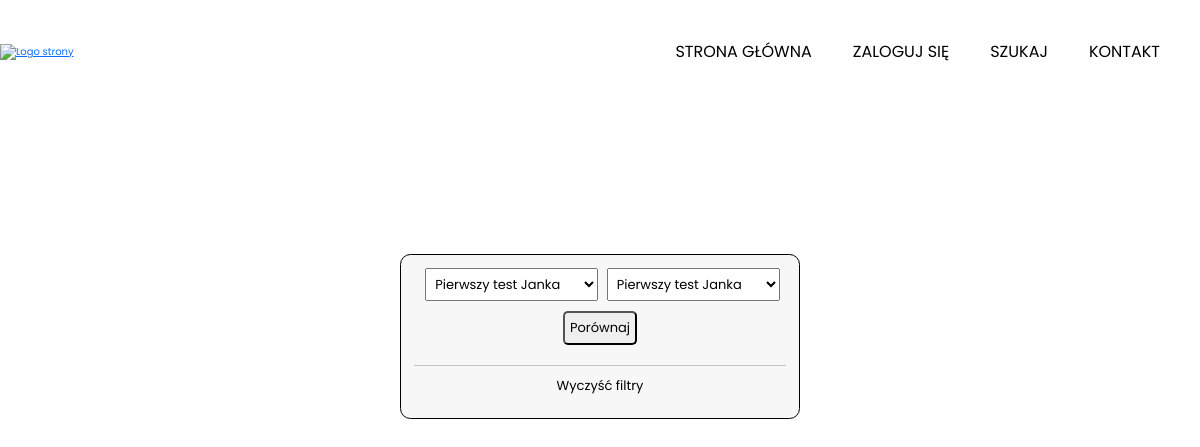
Page /profil/porownaj/?query1=14&query2=14 on the earlier database version.
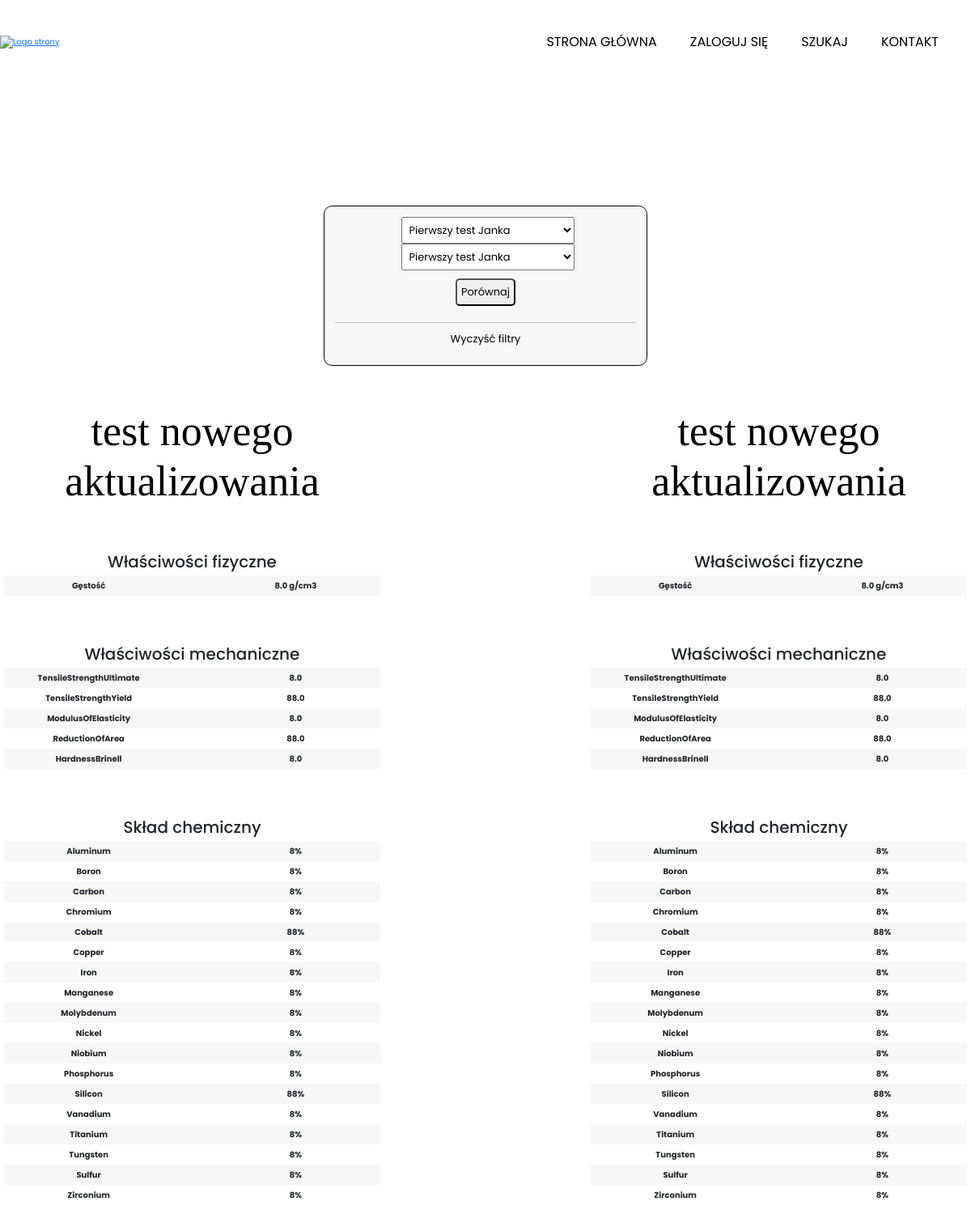
Same page on the later database version.
### uzytkownik/models.py (models this page shows, shortened)
class GatunekUzytkownika(models.Model):
    kategoria = models.ForeignKey(
        Kategorie, related_name='gatunki_uzytkownika', on_delete=models.CASCADE, null=True, blank=True)
    nazwa = models.CharField(max_length=255)
    gestosc = models.FloatField()
    Aluminum = models.CharField(max_length=20, null=True, blank=True)
    Boron = models.CharField(max_length=20, null=True, blank=True)
    Carbon = models.CharField(max_length=20, null=True, blank=True)
    Chromium = models.CharField(max_length=20, null=True, blank=True)
    Copper = models.CharField(max_length=20, null=True, blank=True)
    Cobalt = models.CharField(max_length=20, null=True, blank=True)
    Iron = models.CharField(max_length=20, null=True, blank=True)
    Manganese = models.CharField(max_length=20, null=True, blank=True)
    Nickel = models.CharField(max_length=20, null=True, blank=True)
    Phosphorus = models.CharField(max_length=20, null=True, blank=True)
    Silicon = models.CharField(max_length=20, null=True, blank=True)
    Vanadium = models.CharField(max_length=20, null=True, blank=True)
    Tungsten = models.CharField(max_length=20, null=True, blank=True)
    Molybdenum = models.CharField(max_length=20, null=True, blank=True)
    Niobium = models.CharField(max_length=20, null=True, blank=True)
    Titanium = models.CharField(max_length=20, null=True, blank=True)
    Sulfur = models.CharField(max_length=20, null=True, blank=True)
    Zirconium = models.CharField(max_length=20, null=True, blank=True)
    informacje_dodatkowe = models.TextField(
        max_length=500, null=True, blank=True)
    TensileStrengthUltimate = models.FloatField(null=True, blank=True)
    TensileStrengthYield = models.FloatField(null=True, blank=True)
    ElongationAtBreak = models.FloatField(null=True, blank=True)
    ModulusOfElasticity = models.FloatField(null=True, blank=True)
    ReductionOfArea = models.FloatField(null=True, blank=True)
    HardnessRockwellB = models.FloatField(null=True, blank=True)
    HardnessBrinell = models.FloatField(null=True, blank=True)
    HardnessKnoop = models.FloatField(null=True, blank=True)
    stworzony_przez = models.ForeignKey(
        User, related_name="stworzone_gatunki_uzytkownika", on_delete=models.CASCADE)
    slug = models.SlugField(default="", null=False,
                            db_index=True, unique=True)
    class Meta:
        verbose_name_plural = "Gatunek Użytkownika"
    def to_dict_sklad_chemiczny(self):
        return {
            "Aluminum": self.Aluminum,
            "Boron": self.Boron,
            "Carbon": self.Carbon,
            "Chromium": self.Chromium,
            "Cobalt": self.Cobalt,
            "Copper": self.Copper,
            "Iron": self.Iron,
            "Manganese": self.Manganese,
            "Molybdenum": self.Molybdenum,
            "Nickel": self.Nickel,
            "Niobium": self.Niobium,
            "Phosphorus": self.Phosphorus,
            "Silicon": self.Silicon,
            "Vanadium": self.Vanadium,
            "Titanium": self.Titanium,
            "Tungsten": self.Tungsten,
            "Sulfur": self.Sulfur,
            "Zirconium": self.Zirconium,
        }
    def to_dict_mechaniczne(self):
        return {
            "TensileStrengthUltimate": self.TensileStrengthUltimate,
            "TensileStrengthYield": self.TensileStrengthYield,
            "ElongationAtBreak": self.ElongationAtBreak,
            "ModulusOfElasticity": self.ModulusOfElasticity,
            "ReductionOfArea": self.ReductionOfArea,
            "HardnessRockwellB": self.HardnessRockwellB,
            "HardnessBrinell": self.HardnessBrinell,
        }
    def __str__(self):
        return f"{self.nazwa}"

### uzytkownik/views.py (the view)
# urls.py: path("porownaj/", views.porownaj_rekordy, name="porownaj"),
def porownaj_rekordy(request):
    rekordy = GatunekUzytkownika.objects.all()
    wynik1 = GatunekUzytkownika.objects.all()
    wynik2 = GatunekUzytkownika.objects.all()
    query1 = request.GET.get('query1', '')
    query2 = request.GET.get('query2', '')
    sklad_chemiczny_list1 = None
    wl_mechaniczne1 = None
    sklad_chemiczny_list2 = None
    wl_mechaniczne2 = None
    licznik = wynik1.count()
    if query1:
        wynik1 = GatunekUzytkownika.objects.filter(pk=query1)
        sklad_chemiczny_list1 = [result.to_dict_sklad_chemiczny()
                                 for result in wynik1]
        wl_mechaniczne1 = [result.to_dict_mechaniczne()
                           for result in wynik1]
        licznik = 0
    if query2:
        wynik2 = GatunekUzytkownika.objects.filter(pk=query2)
        sklad_chemiczny_list2 = [result.to_dict_sklad_chemiczny()
                                 for result in wynik2]
        wl_mechaniczne2 = [result.to_dict_mechaniczne()
                           for result in wynik2]
        licznik = 0
    return render(request, 'uzytkownik/porownaj.html', {
        "rekordy": rekordy,
        "wynik1": wynik1,
        "wynik2": wynik2,
        "sklad_chemiczny_list1": sklad_chemiczny_list1,
        "wl_mechaniczne1": wl_mechaniczne1,
        "sklad_chemiczny_list2": sklad_chemiczny_list2,
        "wl_mechaniczne2": wl_mechaniczne2,
        "licznik": licznik,
    })

### uzytkownik/templates/uzytkownik/porownaj.html (shortened to what this page needs)
{% extends "base.html" %}
{% load static %}
{% block content %}
<form action="{% url "uzytkownik:porownaj" %}" class="formularz-wpisu">
    <div class="compare-bar">
        <form class="formularz-porownania" method="get" action="{% url "uzytkownik:porownaj" %}">
            <div class="custom-select">
                <select name="query1" value="{{ query1 }}">
                    {% for rekord in rekordy %}
                        <option value="{{rekord.pk}}"> {{rekord}}</option>
                    {% endfor %}
                </select>
                <select name="query2" value="{{ query2 }}">
                    {% for rekord in rekordy %}
                        <option value="{{rekord.pk}}"> {{rekord}}</option>
                    {% endfor %}
                </select>
            </div>
            <button>Porównaj</button>
        </form>
        <hr>
        <ul class="lista-utility">
            <li><a href="{% url "uzytkownik:porownaj" %}" class="przycisk-utility">Wyczyść filtry</a></li>
        </ul>
    </div>
    <div class="porownianie-wrapper">
        {% if licznik > 1 %}
            <div style="margin-left: auto; margin-right: auto;"><h3>Wybierz dane do porównania</h3></div>
        {% else %}
            {% for wynik in wynik1 %}
                <div class="porownanie-1">
                    <h1><a href="{% url "uzytkownik:gatunek-uzytkownika-detail" wynik.slug %}" class="h1-link">{{ wynik.nazwa }}</a></h1>
                    <div class="tabela">
                        <h2>Właściwości fizyczne</h2>
                        <div class="kafelek">
                            <div class="komorka-lewa">
                                Gęstość
                            </div>
                            <div class="komorka-prawa">
                                {{ wynik.gestosc }} g/cm3
                            </div>
                        </div>
                    </div>
                    {% if wl_mechaniczne1 %}
                        <div class="tabela">
                            <h2>Właściwości mechaniczne</h2>
                            {% for mechaniczne in wl_mechaniczne1 %}
                                {% for key, value in mechaniczne.items %}
                                    {% if value == None %}
                                    {% else %}
                                        <div class="kafelek">
                                            <div class="komorka-lewa">
                                                {{ key }}
                                            </div>
                                            <div class="komorka-prawa">
                                                {{ value }}
                                            </div>
                                        </div>
                                    {% endif %}
                                {% endfor %}
                            {% endfor %}
                        </div>
                    {% else %}
                        <div class="tabela">
                            <h2>Brak właściwości mechanicznych do wyświetlenia</h2>
                        </div>
                    {% endif %}
                    {% if sklad_chemiczny_list1 %}
                        <div class="tabela">
                            <h2>Skład chemiczny</h2>
                            {% for sklad_chemiczny in sklad_chemiczny_list1 %}
                                {% for key, value in sklad_chemiczny.items %}
                                    {% if value == None %}
                                    {% else %}
                                        <div class="kafelek">
                                            <div class="komorka-lewa">
                                                {{ key }}
                                            </div>
                                            <div class="komorka-prawa">
                                                {{ value }}%
                                            </div>
                                        </div>
                                    {% endif %}
                                {% endfor %}
                            {% endfor %}
                        </div>
                    {% else %}
                        <div class="tabela">
                            <h2>Brak składu chemicznego do wyświetlenia</h2>
                        </div>
                    {% endif %}
                </div>
            {% endfor %}
            {% for wynik in wynik2 %}
                <div class="porownanie-1">
                    <h1><a href="{% url "uzytkownik:gatunek-uzytkownika-detail" wynik.slug %}" class="h1-link">{{ wynik.nazwa }}</a></h1>
                    <div class="tabela">
                        <h2>Właściwości fizyczne</h2>
                        <div class="kafelek">
                            <div class="komorka-lewa">
                                Gęstość
                            </div>
                            <div class="komorka-prawa">
                                {{ wynik.gestosc }} g/cm3
                            </div>
                        </div>
                    </div>
                    {% if wl_mechaniczne2 %}
                        <div class="tabela">
                            <h2>Właściwości mechaniczne</h2>
                            {% for mechaniczne in wl_mechaniczne2 %}
                                {% for key, value in mechaniczne.items %}
                                    {% if value == None %}
                                    {% else %}
                                        <div class="kafelek">
                                            <div class="komorka-lewa">
                                                {{ key }}
                                            </div>
                                            <div class="komorka-prawa">
                                                {{ value }}
                                            </div>
                                        </div>
                                    {% endif %}
                                {% endfor %}
                            {% endfor %}
                        </div>
                    {% else %}
                        <div class="tabela">
                            <h2>Brak właściwości mechanicznych do wyświetlenia</h2>
                        </div>
                    {% endif %}
                    {% if sklad_chemiczny_list2 %}
                        <div class="tabela">
                            <h2>Skład chemiczny</h2>
                            {% for sklad_chemiczny in sklad_chemiczny_list2 %}
                                {% for key, value in sklad_chemiczny.items %}
                                    {% if value == None %}
                                    {% else %}
                                        <div class="kafelek">
                                            <div class="komorka-lewa">
                                                {{ key }}
                                            </div>
                                            <div class="komorka-prawa">
                                                {{ value }}%
                                            </div>
                                        </div>
                                    {% endif %}
                                {% endfor %}
                            {% endfor %}
                        </div>
                    {% else %}
                        <div class="tabela">
                            <h2>Brak składu chemicznego do wyświetlenia</h2>
                        </div>
                    {% endif %}
                </div>
            {% endfor %}
        {% endif %}
    </div>
</form>
{% endblock  %}

### templates/base.html (shortened to what this page needs)
{% load static %}
<!DOCTYPE html>
<html lang="pl-PL">
<head>
    <link href="https://cdn.jsdelivr.net/npm/bootstrap@5.0.0/dist/css/bootstrap.min.css" rel="stylesheet">
    <link rel="stylesheet" href="{% static "strona_glowna/styles/base.css" %}">
</head>
<body>
    <div class="wrapper">
        {% include "includes/nawigacja.html" %}
        {% block content %}
        {% endblock %}
    </div>
</body>
</html>

### templates/includes/nawigacja.html (shortened to what this page needs)
{% load static %}
<header>
    <a href="{% url "strona_glowna" %}"><img src="{% static "strona_glowna/images/AGH.svg" %}" id="logo" alt="Logo strony"></a>
    <nav>
        <ul>
            <li><a href="{% url "strona_glowna" %}" {% if is_index_active %}class="active"{% endif %}>Strona główna</a></li>
            {% if request.user.is_authenticated %}
                <li><a href="{% url "uzytkownik:profil" %}"{% if is_profile_active %}class="active"{% endif %}>Profil</a></li>
            {% else %}
                <li><a href="{% url 'logowanie' %}" {% if is_login_active %}class="active"{% endif %}>Zaloguj się</a></li>
            {% endif %}
            <li><a href="{% url "wyszukiwanie" %}" {% if is_szukaj_active %}class="active"{% endif %}>Szukaj</a></li>
            <li><a href="{% url 'kontakt' %}" {% if is_kontakt_active %}class="active"{% endif %}>Kontakt</a></li>
        </ul>
    </nav>
</header>

### strona_glowna/static/strona_glowna/styles/base.css (style rules this page uses)
html { font-size: 62.5%; }
body { margin: 0; font-family: 'Poppins'; }
.wrapper { max-width: 1200px; margin: 0 auto; }
#pudlo_log_rej, .formularz-wpisu { width: 500px; margin-left: auto; margin-right: auto; margin-top: 100px; text-align: center; padding: 50px; border-radius: .8em; font-size: 13px; }
#logo { width: 70%; height: auto; }
header, .kafelek { display: flex; justify-content: space-between; align-items: center; }
nav { margin: 4em; }
nav ul { list-style-type: none; display: flex; gap: 4.1em; margin: 0; }
nav a { text-decoration: none; color: black; text-transform: uppercase; font-size: 1.6rem; position: relative; }
nav ul li a::before { position: absolute; content: ""; width: 0%; height: 1px; border-bottom: 2px solid rgb(172, 172, 172); bottom: -6px; transition: width .3s; }
h1 { font-size: 5.2rem; font-family: 'Playfair Display'; font-weight: normal; margin: 0; }
.wiadomosci, .profil-szczegoly, .lewa-kolumna-profil, .komentarze, .side-bar, .compare-bar { gap: 3em; border: 1px solid black; border-radius: .8em; position: relative; }
.side-bar, .compare-bar { padding: 1em; }
.kafelek:nth-child(even), .kafelek-wyszukiwanie:nth-child(odd) { background: rgb(247, 247, 247); }
.tabela { margin: auto; padding: 5px; margin-top: 50px; margin-bottom: 50px; }
.komorka-lewa, .komorka-prawa { width: 45%; padding-top: 5px; padding-bottom: 5px; font-weight: bolder; text-align: center; }
.compare-bar, .side-bar { background-color: rgb(247, 247, 247); }
.lewa-kolumna-profil a, .h1-link, .przycisk-utility, .komorka-lewa-wyszukiwanie a { text-decoration: none; color: black; }
.porownanie-1 { width: 40%; text-align: center; }
.porownianie-wrapper { display: flex; gap: 25rem; }
.custom-select { position: relative; }
.compare-bar button, .side-bar button .delete-form button { padding: 5px; border-radius: 5px; }
.compare-bar button { margin: 10px; }
.compare-bar select, .pole-formularza select { margin-left: 5px; padding: 5px; }
.lista-utility { padding-left: 0; }
.lista-utility li { list-style: none; }

Differences in the rows shown:
added GatunekUzytkownika: nazwa "test nowego aktualizowania", gestosc "8.0", mechaniczne "TensileStrengthUltimate" "TensileStrengthYield" "ModulusOfElasticity" "ReductionOfArea" "HardnessBrinell", mechaniczne "8.0" "88.0" "8.0" "88.0" "8.0", sklad_chemiczny "Aluminum" "Boron" "Carbon" "Chromium" "Cobalt" "Copper" "Iron" "Manganese" "Molybdenum" "Nickel" "Niobium" "Phosphorus" "Silicon" "Vanadium" "Titanium" "Tungsten" "Sulfur" "Zirconium", sklad_chemiczny "8" "8" "8" "8" "88" "8" "8" "8" "8" "8" "8" "8" "88" "8" "8" "8" "8" "8", mechaniczne "TensileStrengthUltimate" "TensileStrengthYield" "ModulusOfElasticity" "ReductionOfArea" "HardnessBrinell", mechaniczne "8.0" "88.0" "8.0" "88.0" "8.0", sklad_chemiczny "Aluminum" "Boron" "Carbon" "Chromium" "Cobalt" "Copper" "Iron" "Manganese" "Molybdenum" "Nickel" "Niobium" "Phosphorus" "Silicon" "Vanadium" "Titanium" "Tungsten" "Sulfur" "Zirconium", sklad_chemiczny "8" "8" "8" "8" "88" "8" "8" "8" "8" "8" "8" "8" "88" "8" "8" "8" "8" "8"
